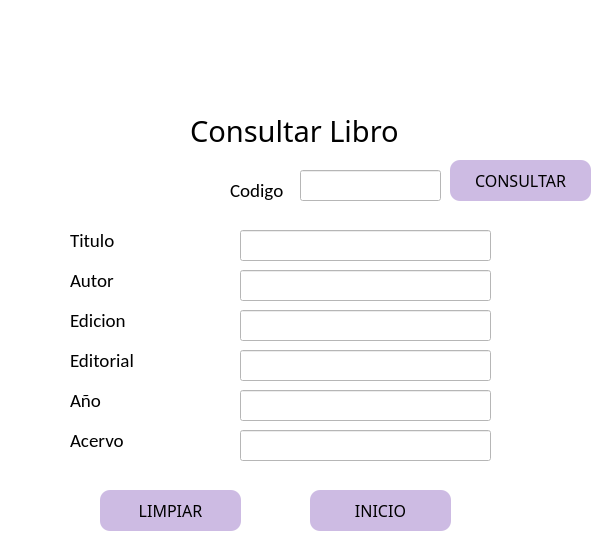
<?xml version="1.0" encoding="UTF-8"?>
<ui version="4.0">
 <class>MainWindow</class>
 <widget class="QMainWindow" name="MainWindow">
  <property name="geometry">
   <rect>
    <x>0</x>
    <y>0</y>
    <width>599</width>
    <height>557</height>
   </rect>
  </property>
  <property name="windowTitle">
   <string>MainWindow</string>
  </property>
  <property name="styleSheet">
   <string notr="true">background-color: rgb(255, 255, 255);</string>
  </property>
  <widget class="QWidget" name="centralwidget">
   <widget class="QLabel" name="label_7">
    <property name="geometry">
     <rect>
      <x>230</x>
      <y>180</y>
      <width>61</width>
      <height>20</height>
     </rect>
    </property>
    <property name="font">
     <font>
      <family>Calibri</family>
      <pointsize>14</pointsize>
     </font>
    </property>
    <property name="text">
     <string>Codigo</string>
    </property>
   </widget>
   <widget class="QPushButton" name="pbConsultarL">
    <property name="geometry">
     <rect>
      <x>450</x>
      <y>160</y>
      <width>141</width>
      <height>41</height>
     </rect>
    </property>
    <property name="font">
     <font>
      <family>Dubai Medium</family>
      <pointsize>12</pointsize>
     </font>
    </property>
    <property name="styleSheet">
     <string notr="true">QPushButton{

	background-color:rgb(205, 187, 227);
	border-radius:10px;
	border:10px;
}


QPushButton:hover{
background-color: rgb(170, 255, 127);
	border-radius:10px;
	border: 10px;
}</string>
    </property>
    <property name="text">
     <string>CONSULTAR</string>
    </property>
   </widget>
   <widget class="QPushButton" name="pbLimpiar_Libro">
    <property name="geometry">
     <rect>
      <x>100</x>
      <y>490</y>
      <width>141</width>
      <height>41</height>
     </rect>
    </property>
    <property name="font">
     <font>
      <family>Dubai Medium</family>
      <pointsize>12</pointsize>
     </font>
    </property>
    <property name="styleSheet">
     <string notr="true">QPushButton{

	background-color:rgb(205, 187, 227);
	border-radius:10px;
	border:10px;
}


QPushButton:hover{
background-color: rgb(170, 255, 127);
	border-radius:10px;
	border: 10px;
}</string>
    </property>
    <property name="text">
     <string>LIMPIAR</string>
    </property>
   </widget>
   <widget class="QLabel" name="label">
    <property name="geometry">
     <rect>
      <x>190</x>
      <y>110</y>
      <width>231</width>
      <height>41</height>
     </rect>
    </property>
    <property name="font">
     <font>
      <family>Segoe MDL2 Assets</family>
      <pointsize>22</pointsize>
     </font>
    </property>
    <property name="text">
     <string>Consultar Libro</string>
    </property>
   </widget>
   <widget class="QPushButton" name="pbRegresar_Libro">
    <property name="geometry">
     <rect>
      <x>310</x>
      <y>490</y>
      <width>141</width>
      <height>41</height>
     </rect>
    </property>
    <property name="font">
     <font>
      <family>Dubai Medium</family>
      <pointsize>12</pointsize>
     </font>
    </property>
    <property name="styleSheet">
     <string notr="true">QPushButton{

	background-color:rgb(205, 187, 227);
	border-radius:10px;
	border:10px;
}


QPushButton:hover{
background-color: rgb(170, 255, 127);
	border-radius:10px;
	border: 10px;
}</string>
    </property>
    <property name="text">
     <string>INICIO</string>
    </property>
   </widget>
   <widget class="QLabel" name="label_2">
    <property name="geometry">
     <rect>
      <x>60</x>
      <y>0</y>
      <width>491</width>
      <height>101</height>
     </rect>
    </property>
    <property name="styleSheet">
     <string notr="true"/>
    </property>
    <property name="text">
     <string/>
    </property>
    <property name="pixmap">
     <pixmap>../imagenes/Logo.png</pixmap>
    </property>
    <property name="scaledContents">
     <bool>true</bool>
    </property>
   </widget>
   <widget class="QLabel" name="label_4">
    <property name="geometry">
     <rect>
      <x>70</x>
      <y>350</y>
      <width>151</width>
      <height>20</height>
     </rect>
    </property>
    <property name="font">
     <font>
      <family>Calibri</family>
      <pointsize>14</pointsize>
     </font>
    </property>
    <property name="text">
     <string>Editorial</string>
    </property>
   </widget>
   <widget class="QLineEdit" name="lineEdit_Titulo">
    <property name="enabled">
     <bool>false</bool>
    </property>
    <property name="geometry">
     <rect>
      <x>240</x>
      <y>230</y>
      <width>251</width>
      <height>31</height>
     </rect>
    </property>
    <property name="font">
     <font>
      <pointsize>10</pointsize>
     </font>
    </property>
    <property name="styleSheet">
     <string notr="true">QLineEdit{
border: .5px solid
}
</string>
    </property>
   </widget>
   <widget class="QLineEdit" name="lineEdit_Acervo">
    <property name="enabled">
     <bool>false</bool>
    </property>
    <property name="geometry">
     <rect>
      <x>240</x>
      <y>430</y>
      <width>251</width>
      <height>31</height>
     </rect>
    </property>
    <property name="font">
     <font>
      <pointsize>10</pointsize>
     </font>
    </property>
    <property name="styleSheet">
     <string notr="true">QLineEdit{
border: .5px solid
}
</string>
    </property>
    <property name="text">
     <string/>
    </property>
   </widget>
   <widget class="QLabel" name="label_6">
    <property name="geometry">
     <rect>
      <x>70</x>
      <y>310</y>
      <width>151</width>
      <height>20</height>
     </rect>
    </property>
    <property name="font">
     <font>
      <family>Calibri</family>
      <pointsize>14</pointsize>
     </font>
    </property>
    <property name="text">
     <string>Edicion</string>
    </property>
   </widget>
   <widget class="QLabel" name="label_8">
    <property name="geometry">
     <rect>
      <x>70</x>
      <y>390</y>
      <width>151</width>
      <height>20</height>
     </rect>
    </property>
    <property name="font">
     <font>
      <family>Calibri</family>
      <pointsize>14</pointsize>
     </font>
    </property>
    <property name="text">
     <string>Año</string>
    </property>
   </widget>
   <widget class="QLineEdit" name="lineEdit_Edicion">
    <property name="enabled">
     <bool>false</bool>
    </property>
    <property name="geometry">
     <rect>
      <x>240</x>
      <y>310</y>
      <width>251</width>
      <height>31</height>
     </rect>
    </property>
    <property name="font">
     <font>
      <pointsize>10</pointsize>
     </font>
    </property>
    <property name="styleSheet">
     <string notr="true">QLineEdit{
border: .5px solid
}
</string>
    </property>
   </widget>
   <widget class="QLineEdit" name="lineEdit_Anio">
    <property name="enabled">
     <bool>false</bool>
    </property>
    <property name="geometry">
     <rect>
      <x>240</x>
      <y>390</y>
      <width>251</width>
      <height>31</height>
     </rect>
    </property>
    <property name="font">
     <font>
      <pointsize>10</pointsize>
     </font>
    </property>
    <property name="styleSheet">
     <string notr="true">QLineEdit{
border: .5px solid
}
</string>
    </property>
    <property name="text">
     <string/>
    </property>
   </widget>
   <widget class="QLabel" name="label_3">
    <property name="geometry">
     <rect>
      <x>70</x>
      <y>230</y>
      <width>111</width>
      <height>20</height>
     </rect>
    </property>
    <property name="font">
     <font>
      <family>Calibri</family>
      <pointsize>14</pointsize>
     </font>
    </property>
    <property name="text">
     <string>Titulo</string>
    </property>
   </widget>
   <widget class="QLabel" name="label_5">
    <property name="geometry">
     <rect>
      <x>70</x>
      <y>270</y>
      <width>81</width>
      <height>20</height>
     </rect>
    </property>
    <property name="font">
     <font>
      <family>Calibri</family>
      <pointsize>14</pointsize>
     </font>
    </property>
    <property name="text">
     <string>Autor</string>
    </property>
   </widget>
   <widget class="QLineEdit" name="lineEdit_Editorial">
    <property name="enabled">
     <bool>false</bool>
    </property>
    <property name="geometry">
     <rect>
      <x>240</x>
      <y>350</y>
      <width>251</width>
      <height>31</height>
     </rect>
    </property>
    <property name="font">
     <font>
      <pointsize>10</pointsize>
     </font>
    </property>
    <property name="styleSheet">
     <string notr="true">QLineEdit{
border: .5px solid
}
</string>
    </property>
   </widget>
   <widget class="QLineEdit" name="lineEdit_Autor">
    <property name="enabled">
     <bool>false</bool>
    </property>
    <property name="geometry">
     <rect>
      <x>240</x>
      <y>270</y>
      <width>251</width>
      <height>31</height>
     </rect>
    </property>
    <property name="font">
     <font>
      <pointsize>10</pointsize>
     </font>
    </property>
    <property name="styleSheet">
     <string notr="true">QLineEdit{
border: .5px solid
}
</string>
    </property>
   </widget>
   <widget class="QLineEdit" name="lineEdit_CodigoL">
    <property name="geometry">
     <rect>
      <x>300</x>
      <y>170</y>
      <width>141</width>
      <height>31</height>
     </rect>
    </property>
    <property name="font">
     <font>
      <pointsize>10</pointsize>
     </font>
    </property>
    <property name="styleSheet">
     <string notr="true">QLineEdit{
border: .5px solid
}
</string>
    </property>
   </widget>
   <widget class="QLabel" name="label_9">
    <property name="geometry">
     <rect>
      <x>70</x>
      <y>430</y>
      <width>151</width>
      <height>20</height>
     </rect>
    </property>
    <property name="font">
     <font>
      <family>Calibri</family>
      <pointsize>14</pointsize>
     </font>
    </property>
    <property name="text">
     <string>Acervo</string>
    </property>
   </widget>
  </widget>
 </widget>
 <tabstops>
  <tabstop>pbConsultarL</tabstop>
  <tabstop>pbLimpiar_Libro</tabstop>
  <tabstop>pbRegresar_Libro</tabstop>
 </tabstops>
 <resources/>
 <connections/>
</ui>
